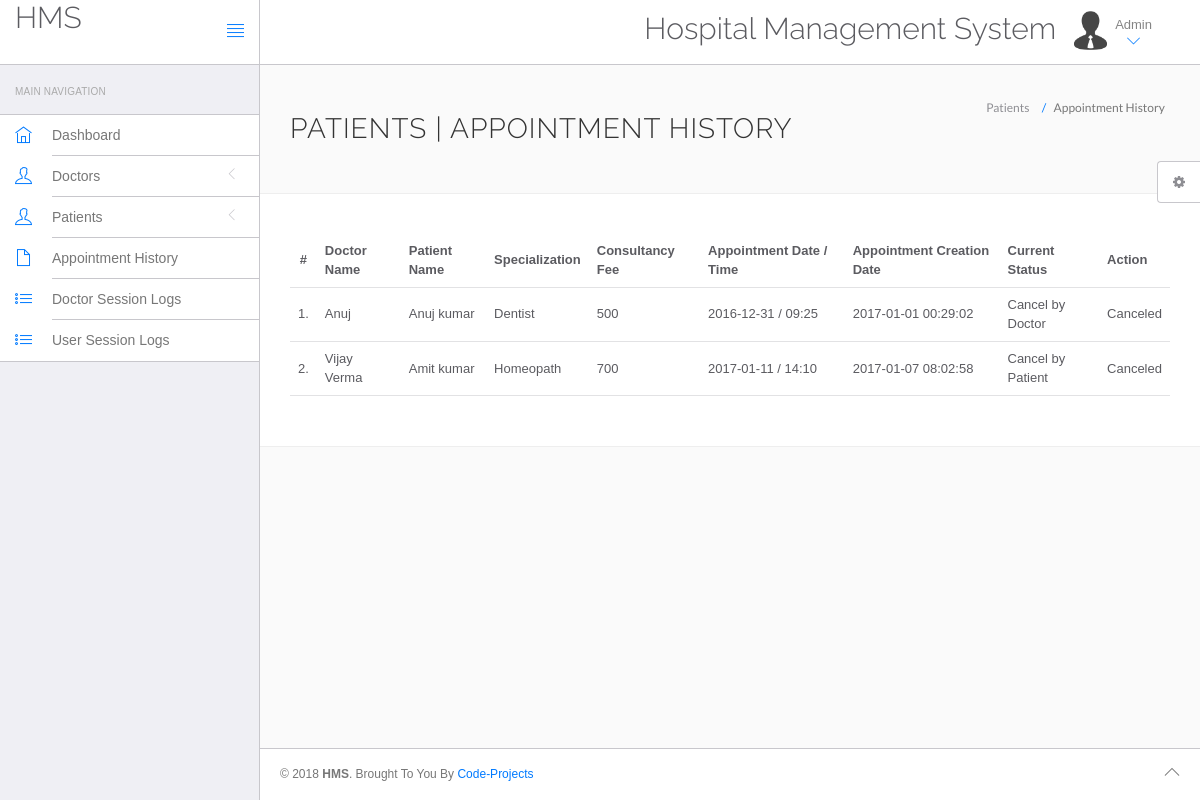
Page /hms/admin/appointment-history.php (signed in) on the committed database.
### tables this page shows
CREATE TABLE IF NOT EXISTS `appointment` (
  `id` int(11) NOT NULL,
  `doctorSpecialization` varchar(255) NOT NULL,
  `doctorId` int(11) NOT NULL,
  `userId` int(11) NOT NULL,
  `consultancyFees` int(11) NOT NULL,
  `appointmentDate` varchar(255) NOT NULL,
  `appointmentTime` varchar(255) NOT NULL,
  `postingDate` timestamp NOT NULL DEFAULT CURRENT_TIMESTAMP,
  `userStatus` int(11) NOT NULL,
  `doctorStatus` int(11) NOT NULL,
  `updationDate` varchar(255) NOT NULL
);

CREATE TABLE IF NOT EXISTS `doctors` (
  `id` int(11) NOT NULL,
  `specilization` varchar(255) NOT NULL,
  `doctorName` varchar(255) NOT NULL,
  `address` longtext NOT NULL,
  `docFees` varchar(255) NOT NULL,
  `contactno` bigint(11) NOT NULL,
  `docEmail` varchar(255) NOT NULL,
  `password` varchar(255) NOT NULL,
  `creationDate` timestamp NOT NULL DEFAULT CURRENT_TIMESTAMP,
  `updationDate` varchar(255) NOT NULL
);

CREATE TABLE IF NOT EXISTS `users` (
  `id` int(11) NOT NULL,
  `fullName` varchar(255) NOT NULL,
  `address` longtext NOT NULL,
  `city` varchar(255) NOT NULL,
  `gender` varchar(255) NOT NULL,
  `email` varchar(255) NOT NULL,
  `password` varchar(255) NOT NULL,
  `regDate` timestamp NOT NULL DEFAULT CURRENT_TIMESTAMP,
  `updationDate` varchar(255) NOT NULL
);

### hms/admin/appointment-history.php (the view, shortened to what this page needs)
<!DOCTYPE html>
<html lang="en">
	<head>
		<link rel="stylesheet" href="vendor/bootstrap/css/bootstrap.min.css">
		<link rel="stylesheet" href="vendor/fontawesome/css/font-awesome.min.css">
		<link rel="stylesheet" href="vendor/themify-icons/themify-icons.min.css">
		<link href="vendor/animate.css/animate.min.css" rel="stylesheet" media="screen">
		<link href="vendor/perfect-scrollbar/perfect-scrollbar.min.css" rel="stylesheet" media="screen">
		<link href="vendor/switchery/switchery.min.css" rel="stylesheet" media="screen">
		<link href="vendor/bootstrap-touchspin/jquery.bootstrap-touchspin.min.css" rel="stylesheet" media="screen">
		<link href="vendor/select2/select2.min.css" rel="stylesheet" media="screen">
		<link href="vendor/bootstrap-datepicker/bootstrap-datepicker3.standalone.min.css" rel="stylesheet" media="screen">
		<link href="vendor/bootstrap-timepicker/bootstrap-timepicker.min.css" rel="stylesheet" media="screen">
		<link rel="stylesheet" href="assets/css/styles.css">
		<link rel="stylesheet" href="assets/css/plugins.css">
		<link rel="stylesheet" href="assets/css/themes/theme-1.css" id="skin_color" />
	</head>
	<body>
		<div id="app">
<?php include('include/sidebar.php');?>
			<div class="app-content">
					<?php include('include/header.php');?>
				<div class="main-content" >
					<div class="wrap-content container" id="container">
						<section id="page-title">
							<div class="row">
								<div class="col-sm-8">
									<h1 class="mainTitle">Patients  | Appointment History</h1>
																	</div>
								<ol class="breadcrumb">
									<li>
										<span>Patients </span>
									</li>
									<li class="active">
										<span>Appointment History</span>
									</li>
								</ol>
							</div>
						</section>
						<div class="container-fluid container-fullw bg-white">
									<div class="row">
								<div class="col-md-12">
									<table class="table table-hover" id="sample-table-1">
										<thead>
											<tr>
												<th class="center">#</th>
												<th class="hidden-xs">Doctor Name</th>
												<th>Patient Name</th>
												<th>Specialization</th>
												<th>Consultancy Fee</th>
												<th>Appointment Date / Time </th>
												<th>Appointment Creation Date  </th>
												<th>Current Status</th>
												<th>Action</th>
											</tr>
										</thead>
										<tbody>
<?php
$sql=mysql_query("select doctors.doctorName as docname,users.fullName as pname,appointment.*  from appointment join doctors on doctors.id=appointment.doctorId join users on users.id=appointment.userId ");
$cnt=1;
while($row=mysql_fetch_array($sql))
{
?>
											<tr>
												<td class="center"><?php echo $cnt;?>.</td>
												<td class="hidden-xs"><?php echo $row['docname'];?></td>
												<td class="hidden-xs"><?php echo $row['pname'];?></td>
												<td><?php echo $row['doctorSpecialization'];?></td>
												<td><?php echo $row['consultancyFees'];?></td>
												<td><?php echo $row['appointmentDate'];?> / <?php echo
												 $row['appointmentTime'];?>
												</td>
												<td><?php echo $row['postingDate'];?></td>
												<td>
<?php if(($row['userStatus']==1) && ($row['doctorStatus']==1))
if(($row['userStatus']==0) && ($row['doctorStatus']==1))
{
	echo "Cancel by Patient";
}
if(($row['userStatus']==1) && ($row['doctorStatus']==0))
{
	echo "Cancel by Doctor";
}
												?></td>
												<td >
												<div class="visible-md visible-lg hidden-sm hidden-xs">
							<?php if(($row['userStatus']==1) && ($row['doctorStatus']==1))
{ ?>
	<a href="appointment-history.php?id=<?php echo $row['id']?>&cancel=update" onClick="return confirm('Are you sure you want to cancel this appointment ?')"class="btn btn-transparent btn-xs tooltips" title="Cancel Appointment" tooltip-placement="top" tooltip="Remove">Cancel</a>
	<?php } else {
		echo "Canceled";
		} ?>
												</div>
												</td>
											</tr>
											<?php
$cnt=$cnt+1;
											 }?>
										</tbody>
									</table>
								</div>
							</div>
								</div>
					</div>
				</div>
			</div>
	<?php include('include/footer.php');?>
	<?php include('include/setting.php');?>
		</div>
	</body>
</html>

### hms/admin/include/sidebar.php (shortened to what this page needs)
<div class="sidebar app-aside" id="sidebar">
				<div class="sidebar-container perfect-scrollbar">
<nav>
						<div class="navbar-title">
							<span>Main Navigation</span>
						</div>
						<ul class="main-navigation-menu">
							<li>
								<a href="dashboard.php">
									<div class="item-content">
										<div class="item-media">
											<i class="ti-home"></i>
										</div>
										<div class="item-inner">
											<span class="title"> Dashboard </span>
										</div>
									</div>
								</a>
							</li>
							<li>
								<a href="javascript:void(0)">
									<div class="item-content">
										<div class="item-media">
											<i class="ti-user"></i>
										</div>
										<div class="item-inner">
											<span class="title"> Doctors </span><i class="icon-arrow"></i>
										</div>
									</div>
								</a>
								</li>
				<li>
								<a href="javascript:void(0)">
									<div class="item-content">
										<div class="item-media">
											<i class="ti-user"></i>
										</div>
										<div class="item-inner">
											<span class="title"> Patients </span><i class="icon-arrow"></i>
										</div>
									</div>
								</a>
								</li>
<li>
								<a href="appointment-history.php">
									<div class="item-content">
										<div class="item-media">
											<i class="ti-file"></i>
										</div>
										<div class="item-inner">
											<span class="title"> Appointment History </span>
										</div>
									</div>
								</a>
							</li>
	<li>
								<a href="doctor-logs.php">
									<div class="item-content">
										<div class="item-media">
											<i class="ti-list"></i>
										</div>
										<div class="item-inner">
											<span class="title"> Doctor Session Logs </span>
										</div>
									</div>
								</a>
							</li>
							<li>
								<a href="user-logs.php">
									<div class="item-content">
										<div class="item-media">
											<i class="ti-list"></i>
										</div>
										<div class="item-inner">
											<span class="title"> User Session Logs </span>
										</div>
									</div>
								</a>
							</li>
						</ul>
					</nav>
					</div>
			</div>

### hms/admin/include/header.php (shortened to what this page needs)
<header class="navbar navbar-default navbar-static-top">
					<div class="navbar-header">
						<a class="navbar-brand" href="#">
							<h2 style="padding-top:2% ">HMS</h2>
						</a>
						<a href="#" class="sidebar-toggler pull-right visible-md visible-lg" data-toggle-class="app-sidebar-closed" data-toggle-target="#app">
							<i class="ti-align-justify"></i>
						</a>
					</div>
					<div class="navbar-collapse collapse">
						<ul class="nav navbar-right">
								<li  style="padding-top:2% ">
								<h2>Hospital Management System</h2>
							</li>
							<li class="dropdown current-user">
								<a href class="dropdown-toggle" data-toggle="dropdown">
									<img src="assets/images/avatar-1.jpg" alt="Peter"> <span class="username">
			Admin
									<i class="ti-angle-down"></i></i></span>
								</a>
							</li>
						</ul>
					</div>
				</header>

### hms/admin/include/footer.php
<footer>
				<div class="footer-inner">
					<div class="pull-left">
						&copy; <span class="current-year"></span><span class="text-bold text-uppercase"> HMS</span>. <span>Brought To You By <a href="https://code-projects.org/">Code-Projects</a></span>
					</div>
					<div class="pull-right">
						<span class="go-top"><i class="ti-angle-up"></i></span>
					</div>
				</div>
			</footer>

### hms/admin/include/setting.php (shortened to what this page needs)
<div class="settings panel panel-default hidden-xs hidden-sm" id="settings">
				<button ct-toggle="toggle" data-toggle-class="active" data-toggle-target="#settings" class="btn btn-default">
					<i class="fa fa-spin fa-gear"></i>
				</button>
			</div>

### hms/admin/assets/css/plugins.css (style rules this page uses)
.perfect-scrollbar { overflow-y: hidden !important; }

### hms/admin/assets/css/themes/theme-1.css (style rules this page uses)
body { background: #FAFAFA; }
header .navbar-header { background: #ffffff !important; border-right-color: #c8c7cc !important; border-bottom-color: #c8c7cc !important; }
header .navbar-header .sidebar-toggler, header .navbar-header .sidebar-mobile-toggler { color: #007aff !important; }
header .navbar-header .navbar-brand { color: #777 !important; }
header .navbar-collapse { background: #ffffff !important; border-bottom-color: #c8c7cc !important; box-shadow: none !important; }
header .navbar-collapse .navbar-right > li > a { color: #777; }
header .navbar-collapse .navbar-right > li > a i { color: #007aff !important; }
#sidebar { background: #EFEFF4 !important; }
#sidebar:before { border-right-width: "1px" !important; border-right-style: solid; border-right-color: #c8c7cc !important; }
#sidebar nav { border-right-width: "1px" !important; border-right-style: solid; border-right-color: #c8c7cc !important; }
#sidebar nav .navbar-title { color: #aaaaaa; }
#sidebar nav > ul { background: #ffffff !important; border-bottom-color: #c8c7cc !important; border-top-color: #c8c7cc !important; }
#sidebar nav > ul > li > a .item-media > i { color: #007aff !important; }
#sidebar nav > ul > li > a .item-inner { color: #777 !important; border-bottom-color: #c8c7cc; }
#app > footer { background: #ffffff !important; border-top-color: #c8c7cc !important; color: #777; }

### rows in the picture
appointment: doctorId.doctorName "Anuj", userId.fullName "Anuj kumar", doctorSpecialization "Dentist", consultancyFees "500", appointmentDate "2016-12-31", appointmentTime "09:25", postingDate "2017-01-01 00:29:02", userStatus "Cancel by Doctor"
appointment: doctorId.doctorName "Vijay Verma", userId.fullName "Amit kumar", doctorSpecialization "Homeopath", consultancyFees "700", appointmentDate "2017-01-11", appointmentTime "14:10", postingDate "2017-01-07 08:02:58", userStatus "Cancel by Patient"
